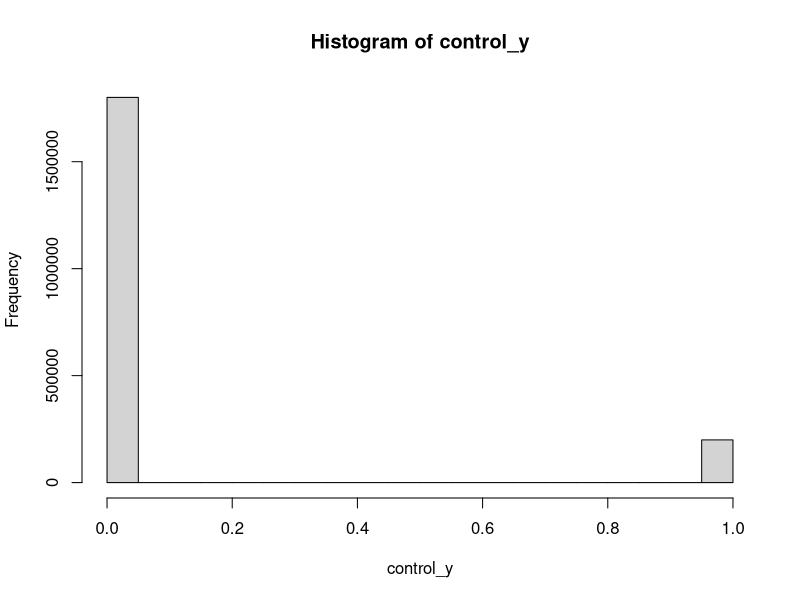
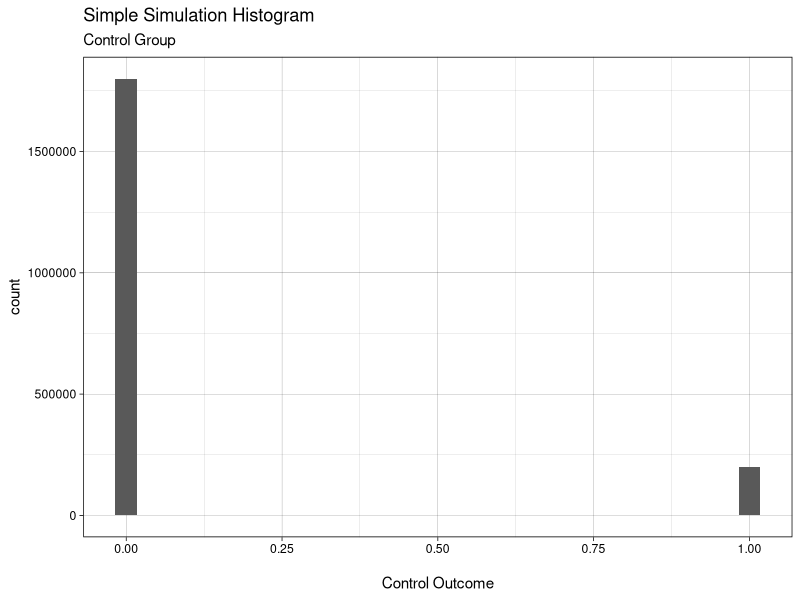
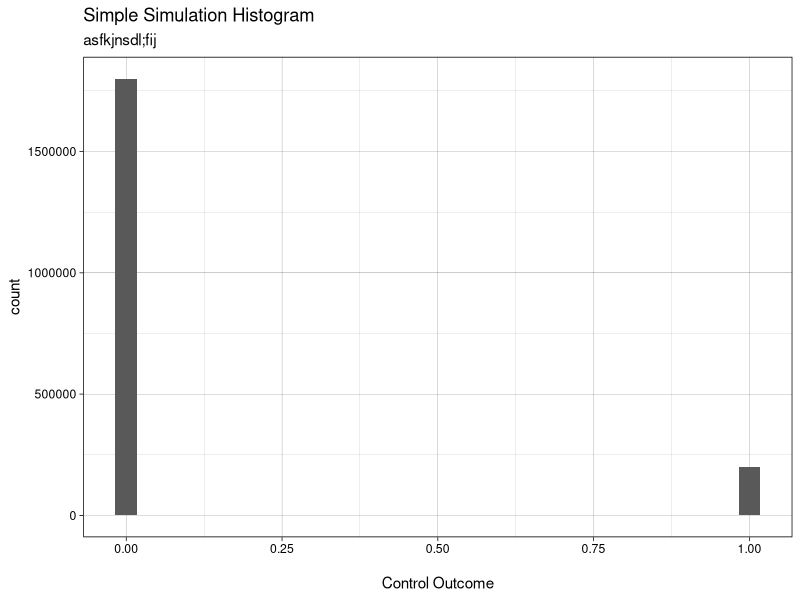
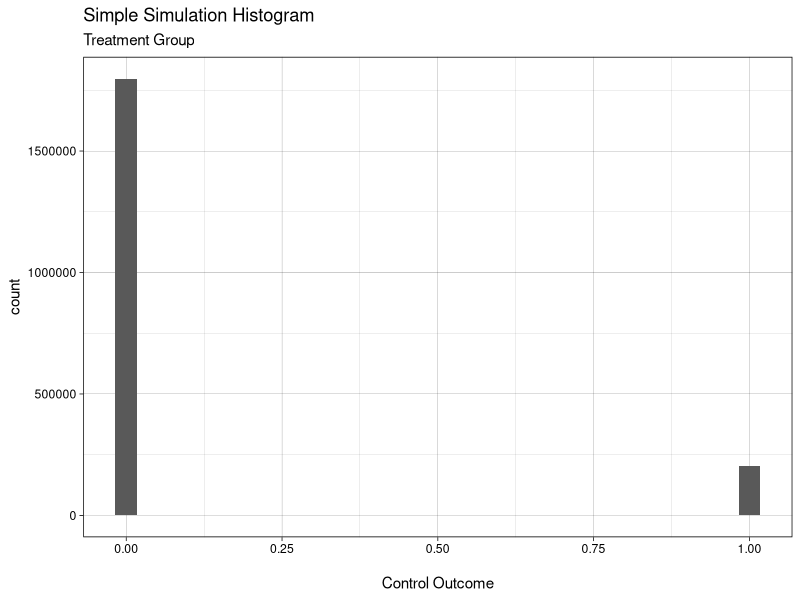
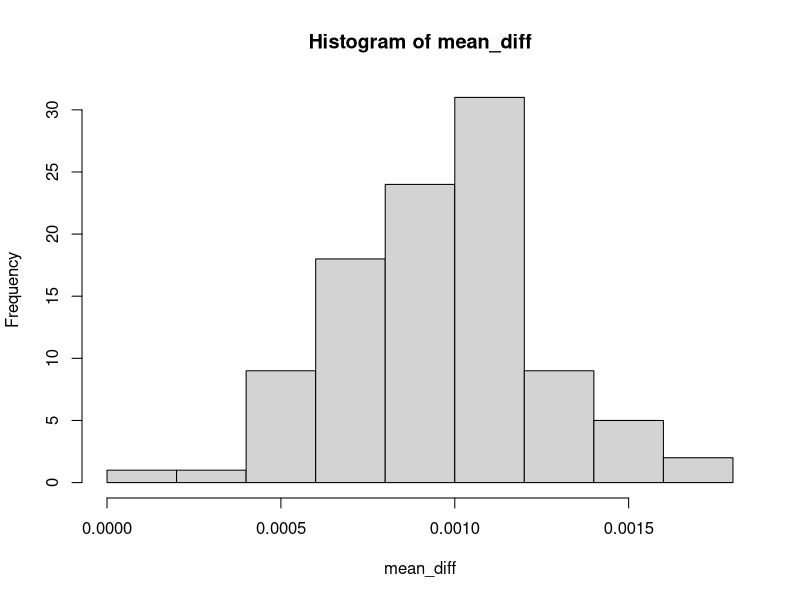

Recreate these plots in R, in order. (Note: this script raises an error after producing the figures.)
## ---- chunk 1
# Load required packages
xfun::pkg_attach2("DiagrammeR")
## ---- chunk 2
DiagrammeR::mermaid("
graph TB
  A[Hypothesise DGP]-->AA[Identification strategies]
  AA-->B[Functions for 1 draw & analysis]
  B-->C[Function to repeat for n draws]
  B-- Debug -->B
  C-->D[Plot simulations]
  C-- Debug -->C 
  D-- Debug -->D
  D-- Iterate -->A
")
## ---- chunk 3
control_y_1 <- rbinom(n = 1, size = 1, prob = 0.1)
control_y_1
## ---- chunk 4
# number of observations variable to ensure consistency across sims
n_obs <- 2e6
control_prob <- 0.1

control_y <- rbinom(n = n_obs, size = 1, prob = control_prob)
hist(control_y)
## ---- chunk 5
# ggplot2 is a member of the "tidyverse" set of packages
xfun::pkg_attach2("tidyverse")

# I personally enjoy the simplicity of the "linedraw" theme
theme_set(theme_linedraw())

# ggplot cannot accept a vector, like `hist` 
# You need to convert to a data frame or the tidyverse equivalent "tibble"
control_y_tbl <- as_tibble(control_y)

# Plot and change the x-axis label
ggplot(control_y_tbl, aes(x = value)) + # as_tibble names the column "value" by default
  geom_histogram() + 
  xlab("\nControl Outcome") + # \n adds a line break before the label
  ggtitle("Simple Simulation Histogram", subtitle = "Control Group")
## ---- chunk 6
# @param outcomes numeric vector
# @param subtitle character string of the plot's subtitle

plot_histogram <- function(outcomes, subtitle) {
  if (missing(subtitle)) stop("subtitle must be specified")
  x_tbl <- as_tibble(outcomes)
  ggplot(x_tbl, aes(x = value)) + 
  geom_histogram() + 
  xlab("\nControl Outcome") +
  ggtitle("Simple Simulation Histogram", subtitle = subtitle)
}

plot_histogram(outcomes = control_y, subtitle = "asfkjnsdl;fij")
## ---- chunk 7
rel_effect <- 0.01
treat_prob <- control_prob + (control_prob * rel_effect)
treatment_y <- rbinom(n = n_obs, size = 1, prob = treat_prob)

plot_histogram(treatment_y, subtitle = "Treatment Group")
## ---- chunk 8
mean(treatment_y) - mean(control_y) 
## ---- chunk 9
# @param n integer number of draws per treatment arm
# @param control_prob numeric probability of control success [0, 1]
# @param rel_effect numeric relative effect, change in success probability 
# caused by treatment 

one_sim <- function(n, control_prob, rel_effect) {
  treat_prob <- control_prob + (control_prob * rel_effect)
    
  cy <- rbinom(n = n, size = 1, prob = control_prob)
  ty <- rbinom(n = n, size = 1, prob = treat_prob)
  
  mean(ty) - mean(cy)
}
## ---- chunk 10
one_sim(n = n_obs, control_prob = control_prob, 
        rel_effect = rel_effect)
## ---- chunk 11
# package to add a progress bar to monitor loop progress
xfun::pkg_attach2("progress")

# Create vector of NAs to take the simulation results
n_sims <- 100
mean_diff <- rep(NA, n_sims)
pb <- progress_bar$new(total = n_sims)

for (i in seq_along(mean_diff)) {
  pb$tick() # increment the progress bar
  mean_diff[i] <- one_sim(n = n_obs, control_prob = control_prob, 
        rel_effect = rel_effect)
  #if (is.na(mean_diff[i])) stop(paste(i, "is missing"))
}

hist(mean_diff)
## ---- chunk 12
system.time(
  mean_diff <- replicate(n_sims, one_sim(n = n_obs, 
                                       control_prob = control_prob, 
                                       rel_effect = rel_effect))
)
## ---- chunk 13
system.time(
  for (i in seq_along(mean_diff)) {
    mean_diff[i] <- one_sim(n = n_obs, control_prob = control_prob, 
        rel_effect = rel_effect)
  }
)
## ---- chunk 14
# Run the following code if mcreplicate is not already installed
xfun::pkg_attach2("mcreplicate")

system.time(
  mc_replicate(n_sims, one_sim(n = n_obs, 
                              control_prob = control_prob, 
                              rel_effect = rel_effect),
              mc.cores = 4)
)
## ---- chunk 15
diff_means_1000 <- mc_replicate(1e3, one_sim(n = n_obs, 
                                      control_prob = control_prob, 
                                      rel_effect = rel_effect),
                              mc.cores = 4)

# find mean of all simulations for plotting
mean_of_means <- mean(diff_means_1000)

# plot simulations with line at mean value
diff_means_1000_tbl <- as_tibble(diff_means_1000)

ggplot(diff_means_1000_tbl, aes(value)) +
  geom_histogram(alpha = 0.6, fill = "#29ffc6") +
  geom_vline(xintercept = mean_of_means, linetype = "dashed") +
  xlab("\nTreatment - Control") +
  ggtitle("Monte Carlo Results", 
          subtitle = "Difference of means for binary outcome\n1,000 simulations")
## ---- chunk 16
# Function to test
two <- function() {
  four <- 2 + 2
  if (four != 4) 
    stop("Did not add 2 + 2 correctly")
  
  four / 2
}

# Automated test 
if (two() != 2) stop("function two did not return two")
## ---- chunk 17
DiagrammeR::mermaid("
graph LR
  Z-->Y
  Z-->X
  X-->Y
")
